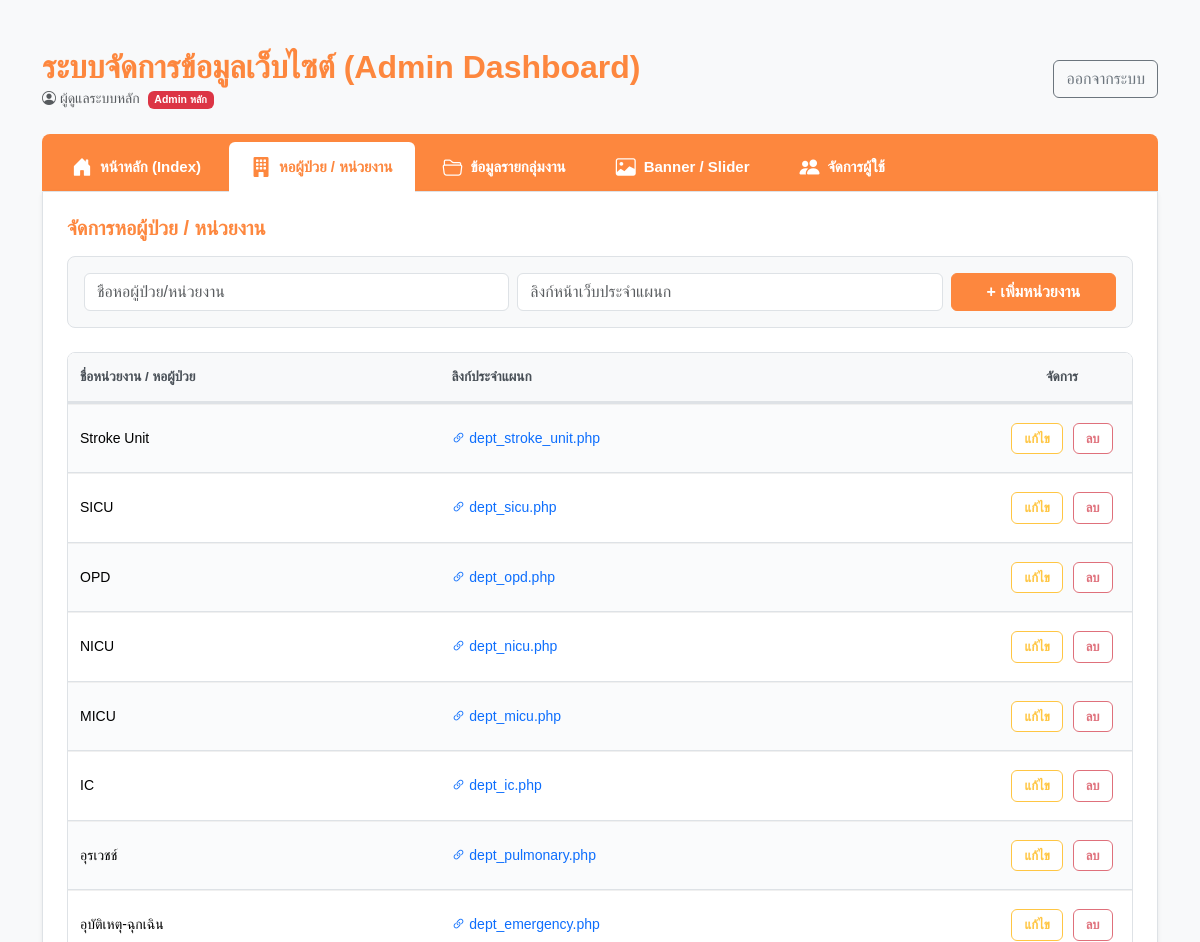
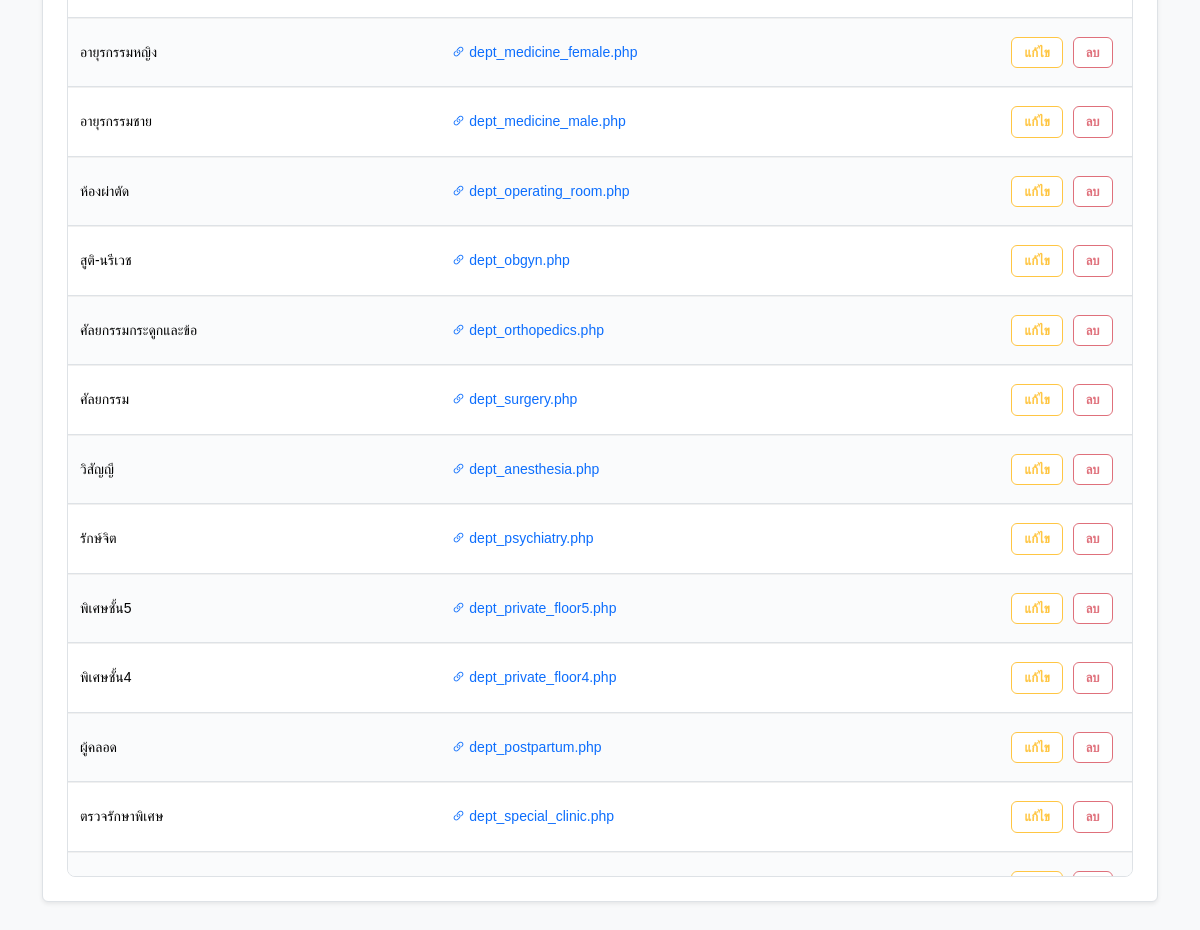
Screenshot of /admin.php?tab=departments (signed in) with the database file from the repository (2 pictures, top to bottom).
### tables this page shows
CREATE TABLE IF NOT EXISTS `departments` (
  `id` int NOT NULL AUTO_INCREMENT,
  `name` varchar(255) NOT NULL,
  `link_url` varchar(255) DEFAULT NULL,
  PRIMARY KEY (`id`)
);

### admin.php (the view, shortened to what this page needs)
<?php
require_once 'connect.php';
$user_role     = $_SESSION['role'] ?? 'main';
$user_dept_id  = $_SESSION['department_id'] ?? null;
$is_main_admin = ($user_role === 'main');
$is_dept_admin = ($user_role === 'dept' && $user_dept_id);
if ($is_dept_admin) {
    $active_tab = 'dept_contents';
    $_GET['dept_id'] = $user_dept_id;
} else {
    $active_tab = $_GET['tab'] ?? 'index_page';
}
$department_content_sections = [
    'knowledge'       => 'ข่าวประชาสัมพันธ์ / เกร็ดความรู้',
    'structure'       => 'โครงสร้างการบริหารงาน',
    'personnel'       => 'ทำเนียบบุคลากร',
    'service'         => 'การให้บริการต่างๆ',
    'service_profile' => 'Service Profile',
    'indicator'       => 'ตัวชี้วัด',
    'academic'        => 'ผลงานวิจัย / วิชาการ',
    'wi'              => 'WI / SP'
];
$general_content_sections = [
    'vision_mission'    => 'วิสัยทัศน์ / พันธกิจ',
    'nurse_roster'      => 'ทำเนียบพยาบาล',
    'executives'        => 'ทำเนียบหัวหน้ากลุ่มงาน',
    'ward_heads'        => 'ทำเนียบหัวหน้างาน',
    'org_structure'     => 'โครงสร้างบริหาร',
    'regulations'       => 'คู่มือบริหาร',
    'plans_projects'    => 'แผนยุทธศาสตร์การพยาบาล',
    'staff_dev_plan'    => 'แผนพัฒนาบุคลากร',
    'risk_management'   => 'บริหารความเสี่ยง',
    'nursing_ethics'    => 'จริยธรรมการพยาบาล',
    'dataset'           => 'Data set',
    'downloads'         => 'เอกสารดาวน์โหลด',
    'kpi'               => 'ตัวชี้วัดคุณภาพ',
    'service_profile'   => 'Service profile',
    'cpg'               => 'CNPG',
    'wi'                => 'WI',
    'research'          => 'วิจัย',
    'staffing'          => 'อัตรากำลัง',
    'workload'          => 'ภาระงาน',
    'meeting_reports'   => 'รายงานการประชุม',
    'infection_control' => 'IC / การป้องกันการติดเชื้อ',
    'knowledge_base'    => 'คลังความรู้ / KM',
    'patient_safety'    => 'Patient Safety',
    'training'          => 'อบรม / สัมมนา',
];
$index_page_groups = [
    'เกี่ยวกับกลุ่มงาน' => [
        'idx_vision_mission' => 'วิสัยทัศน์ / พันธกิจ',
        'idx_nurse_roster'   => 'ทำเนียบพยาบาล',
        'idx_executives'     => 'ทำเนียบหัวหน้ากลุ่มงาน',
        'idx_ward_heads'     => 'ทำเนียบหัวหน้างาน',
    ],
    'งานบริหาร' => [
        'idx_org_structure'   => 'โครงสร้างบริหาร',
        'idx_regulations'     => 'คู่มือบริหาร',
        'idx_plans_projects'  => 'แผนยุทธศาสตร์การพยาบาล',
        'idx_staff_dev_plan'  => 'แผนพัฒนาบุคลากร',
        'idx_risk_management' => 'บริหารความเสี่ยง',
        'idx_nursing_ethics'  => 'จริยธรรมการพยาบาล',
    ],
    'งานวิชาการ' => [
        'idx_dataset'   => 'Data set',
        'idx_downloads' => 'เอกสารดาวน์โหลด',
    ],
    'คุณภาพการพยาบาล' => [
        'idx_kpi'             => 'ตัวชี้วัดคุณภาพ',
        'idx_service_profile' => 'Service profile',
        'idx_cpg'             => 'CNPG',
        'idx_wi'              => 'WI',
        'idx_research'        => 'วิจัย',
    ],
    'งานสารสนเทศ' => [
        'idx_staffing'  => 'อัตรากำลัง',
        'idx_workload'  => 'ภาระงาน',
    ],
    'ข่าวสารประชาสัมพันธ์' => [
        'idx_news'            => 'ข่าวสาร',
        'idx_meeting_reports' => 'รายงานการประชุม',
    ],
];
$index_page_sections = [];
foreach ($index_page_groups as $items) {
    $index_page_sections = array_merge($index_page_sections, $items);
}
$conn->exec("CREATE TABLE IF NOT EXISTS department_contents (
    id INT AUTO_INCREMENT PRIMARY KEY,
    department_id INT NULL,
    section VARCHAR(50) NOT NULL,
    title VARCHAR(255) NOT NULL,
    content TEXT NULL,
    file_name TEXT NULL,
    link_url VARCHAR(500) NULL,
    sort_order INT NOT NULL DEFAULT 1,
    created_at TIMESTAMP DEFAULT CURRENT_TIMESTAMP,
    INDEX idx_department_section (department_id, section)
) ENGINE=InnoDB DEFAULT CHARSET=utf8mb4");
try {
    $conn->exec("ALTER TABLE department_contents MODIFY department_id INT NULL");
} catch (Exception $e) { }
try {
    $conn->exec("ALTER TABLE department_contents MODIFY file_name TEXT NULL");
} catch (Exception $e) { }
$conn->exec("CREATE TABLE IF NOT EXISTS banners (
    id INT AUTO_INCREMENT PRIMARY KEY,
    department_id INT NULL,
    title VARCHAR(255) NOT NULL,
    subtitle TEXT NULL,
    image_name VARCHAR(500) NULL,
    link_url VARCHAR(500) NULL,
    sort_order INT NOT NULL DEFAULT 1,
    is_active TINYINT(1) NOT NULL DEFAULT 1,
    created_at TIMESTAMP DEFAULT CURRENT_TIMESTAMP
) ENGINE=InnoDB DEFAULT CHARSET=utf8mb4");
try {
    $conn->exec("ALTER TABLE banners ADD COLUMN department_id INT NULL AFTER id");
} catch (Exception $e) { }
$dept_items         = [];
$all_depts        = $conn->query("SELECT * FROM departments ORDER BY id ASC")->fetchAll(PDO::FETCH_ASSOC);
$selected_dept_id = $is_dept_admin
    ? (int)$user_dept_id
    : (int)($_GET['dept_id'] ?? ($all_depts[0]['id'] ?? 0));
$selected_section       = (string)($_GET['section'] ?? '');
$selected_is_general    = $is_main_admin && strpos($selected_section, 'g_') === 0 && isset($general_content_sections[substr($selected_section, 2)]);
$selected_general_slug  = $selected_is_general ? substr($selected_section, 2) : '';
$selected_dept_section  = (!$selected_is_general && $selected_section !== '' && isset($department_content_sections[$selected_section])) ? $selected_section : '';
$selected_idx_section = (string)($_GET['idx_section'] ?? '');
$selected_idx_section = isset($index_page_sections[$selected_idx_section]) ? $selected_idx_section : '';
if ($active_tab == 'index_page') {
    if ($selected_idx_section !== '') {
        $stmt = $conn->prepare("SELECT * FROM department_contents WHERE department_id IS NULL AND section = :section ORDER BY sort_order ASC, id DESC");
        $stmt->execute([':section' => $selected_idx_section]);
    } else {
        $idx_keys = array_keys($index_page_sections);
        $placeholders = implode(',', array_fill(0, count($idx_keys), '?'));
        $stmt = $conn->prepare("SELECT * FROM department_contents WHERE department_id IS NULL AND section IN ($placeholders) ORDER BY section ASC, sort_order ASC, id DESC");
        $stmt->execute($idx_keys);
    }
    $index_page_items = $stmt->fetchAll(PDO::FETCH_ASSOC);
} elseif ($active_tab == 'news') {
    $news_items = $conn->query("SELECT * FROM news ORDER BY id DESC")->fetchAll(PDO::FETCH_ASSOC);
} elseif ($active_tab == 'departments') {
    $dept_items = $conn->query("SELECT * FROM departments ORDER BY id DESC")->fetchAll(PDO::FETCH_ASSOC);
} elseif ($active_tab == 'dept_contents' && $selected_is_general) {
    $stmt = $conn->prepare("SELECT dc.*, NULL AS department_name FROM department_contents dc WHERE dc.department_id IS NULL AND dc.section = :section ORDER BY dc.sort_order ASC, dc.id DESC");
    $stmt->execute([':section' => $selected_general_slug]);
    $dept_content_items = $stmt->fetchAll(PDO::FETCH_ASSOC);
} elseif ($active_tab == 'banners') {
    $banner_items = $conn->query("SELECT b.*, d.name AS department_name FROM banners b LEFT JOIN departments d ON d.id = b.department_id ORDER BY b.sort_order ASC, b.id ASC")->fetchAll(PDO::FETCH_ASSOC);
}
?>
<!DOCTYPE html>
<html lang="th">
<head>
    <link href="https://cdn.jsdelivr.net/npm/bootstrap@5.3.3/dist/css/bootstrap.min.css" rel="stylesheet">
    <link rel="stylesheet" href="https://cdn.jsdelivr.net/npm/bootstrap-icons@1.11.0/font/bootstrap-icons.css">
    <link rel="stylesheet" href="https://cdn.jsdelivr.net/npm/flatpickr/dist/flatpickr.min.css">
    <link rel="stylesheet" href="admin.css">
</head>
<body class="bg-light">
<div class="container my-5">
    <div class="d-flex flex-column flex-md-row justify-content-between align-items-start align-items-md-center mb-4 gap-3">
        <div>
            <h2 class="mb-0 text-hospital fw-bold">ระบบจัดการข้อมูลเว็บไซต์ (Admin Dashboard)</h2>
            <small class="text-muted">
                <i class="bi bi-person-circle"></i>
                <?= htmlspecialchars($_SESSION['display_name'] ?? $_SESSION['username']) ?>
                <?php if ($is_main_admin): ?>
                    <span class="badge bg-danger ms-1">Admin หลัก</span>
                <?php else: ?>
                    <span class="badge-orange-style ms-1">Admin แผนก</span>
                <?php endif; ?>
            </small>
        </div>
        <div class="d-flex gap-2">
            <a href="logout.php" class="btn btn-outline-secondary">ออกจากระบบ</a>
        </div>
    </div>
    <ul class="nav nav-tabs" id="hospitalTabs">
        <?php if ($is_main_admin): ?>
        <li class="nav-item">
            <a class="nav-link <?= $active_tab == 'index_page' ? 'active' : '' ?>" href="?tab=index_page">
                <i class="bi bi-house-door-fill fs-5 icon-news"></i> หน้าหลัก (Index)
            </a>
        </li>
        <?php endif; ?>
        <?php if ($is_main_admin): ?>
        <li class="nav-item">
            <a class="nav-link <?= $active_tab == 'departments' ? 'active' : '' ?>" href="?tab=departments">
                <i class="bi bi-building-fill fs-5 icon-dept"></i> หอผู้ป่วย / หน่วยงาน
            </a>
        </li>
        <?php endif; ?>
        <li class="nav-item">
            <a class="nav-link <?= $active_tab == 'dept_contents' ? 'active' : '' ?>" href="?tab=dept_contents">
                <i class="bi bi-folder2-open fs-5 icon-dept"></i> ข้อมูลรายกลุ่มงาน
            </a>
        </li>
        <?php if ($is_main_admin): ?>
        <li class="nav-item">
            <a class="nav-link <?= $active_tab == 'banners' ? 'active' : '' ?>" href="?tab=banners">
                <i class="bi bi-image fs-5"></i> Banner / Slider
            </a>
        </li>
        <li class="nav-item">
            <a class="nav-link <?= $active_tab == 'users' ? 'active' : '' ?>" href="?tab=users">
                <i class="bi bi-people-fill fs-5"></i> จัดการผู้ใช้
            </a>
        </li>
        <?php endif; ?>
    </ul>
    <div class="tab-content bg-white p-4 border rounded-bottom shadow-sm">
        <?php if($active_tab == 'departments'): ?>
        <div>
            <h5 class="text-hospital mb-3 fw-bold">จัดการหอผู้ป่วย / หน่วยงาน</h5>
            <form action="admin.php?tab=departments" method="POST" class="admin-form-container">
                <div class="row g-2 align-items-end">
                    <div class="col-md-5"><input type="text" name="name" class="form-control" placeholder="ชื่อหอผู้ป่วย/หน่วยงาน" required></div>
                    <div class="col-md-5"><input type="url" name="link_url" class="form-control" placeholder="ลิงก์หน้าเว็บประจำแผนก"></div>
                    <div class="col-md-2"><button type="submit" class="btn btn-hospital-orange w-100">+ เพิ่มหน่วยงาน</button></div>
                </div>
            </form>
            <div class="admin-table-scroll mt-4">
            <table class="table align-middle mb-0" style="min-width: 600px;">
                <thead><tr><th>ชื่อหน่วยงาน / หอผู้ป่วย</th><th>ลิงก์ประจำแผนก</th><th style="white-space: nowrap; width: 140px;">จัดการ</th></tr></thead>
                <tbody>
                    <?php foreach($dept_items as $row):
                        $dept_link = $row['link_url'] ?? '';
                    ?>
                    <tr>
                        <td><?= htmlspecialchars($row['name']) ?></td>
                        <td style="max-width: 320px; overflow: hidden; text-overflow: ellipsis; white-space: nowrap;">
                            <?php if(!empty($dept_link)): ?>
                                <i class="bi bi-link-45deg text-primary"></i>
                                <a href="<?= htmlspecialchars($dept_link) ?>" target="_blank" class="text-decoration-none" title="<?= htmlspecialchars($dept_link) ?>"><?= htmlspecialchars($dept_link) ?></a>
                            <?php else: ?>
                                <span class="text-muted small">ไม่ได้ระบุลิงก์</span>
                            <?php endif; ?>
                        </td>
                        <td style="white-space: nowrap; width: 140px;">
                            <button class="btn btn-outline-edit-style btn-sm me-1" onclick='editDept(<?= (int)$row["id"] ?>, <?= json_encode($row["name"], JSON_HEX_TAG|JSON_HEX_APOS|JSON_HEX_QUOT|JSON_HEX_AMP|JSON_UNESCAPED_UNICODE) ?>, <?= json_encode($dept_link, JSON_HEX_TAG|JSON_HEX_APOS|JSON_HEX_QUOT|JSON_HEX_AMP|JSON_UNESCAPED_UNICODE) ?>)'>แก้ไข</button>
                            <a href="admin.php?tab=departments&del_dept=<?= $row['id'] ?>" class="btn btn-outline-delete-style btn-sm" onclick="return confirm('คุณแน่ใจหรือไม่ว่าต้องการลบข้อมูลนี้?')">ลบ</a>
                        </td>
                    </tr>
                    <?php endforeach; ?>
                </tbody>
            </table>
            </div>
        </div>
        <?php endif; ?>
    </div></div>
</body>
</html>

### admin.css (style rules this page uses)
:root { --hospital-orange: #fd873e; --hospital-orange-active: #fd873e; --btn-edit-yellow: #ffc643; --btn-delete-red: #df707b; --modal-btn-cancel-bg: #ffffff; --modal-btn-cancel-border: #6c757d; --modal-btn-cancel-text: #495057; --modal-btn-cancel-hover-bg: #f8f9fa; }
body { font-family: sans-serif; }
.text-hospital { color: var(--hospital-orange) !important; }
.nav-tabs { background-color: var(--hospital-orange) !important; padding: 8px 8px 0 8px; border-radius: 8px 8px 0 0; border-bottom: none !important; display: flex; align-items: flex-end; }
.nav-tabs .nav-link { color: #ffffff !important; font-weight: bold; font-size: 15px; border: none !important; padding: 10px 22px; margin-right: 6px; border-radius: 6px 6px 0 0; transition: all 0.2s ease; display: flex; align-items: center; gap: 8px; }
.nav-tabs .icon-news { color: #ffffff !important; }
.nav-tabs .icon-dept { color: #ffffff !important; }
.nav-tabs .nav-link.active { background-color: #ffffff !important; color: var(--hospital-orange) !important; }
.nav-tabs .nav-link.active .icon-news, .nav-tabs .nav-link.active .icon-events, .nav-tabs .nav-link.active .icon-dept { color: var(--hospital-orange) !important; }
.admin-form-container { background-color: #f8f9fa !important; padding: 16px !important; border: 1px solid #dee2e6 !important; border-radius: 8px !important; margin-top: 16px; margin-bottom: 16px; }
.admin-table-scroll { max-height: 62vh; overflow: auto; border: 1px solid #dee2e6; border-radius: 8px; background: #ffffff; }
.admin-table-scroll table { min-width: 980px; }
.admin-table-scroll thead th { position: sticky; top: 0; z-index: 2; background: #ffffff; box-shadow: inset 0 -1px 0 #dee2e6; }
.btn-outline-edit-style { background-color: #fff !important; color: var(--btn-edit-yellow) !important; border: 1.5px solid var(--btn-edit-yellow) !important; font-weight: bold; padding: 4px 12px; border-radius: 6px; transition: all 0.2s ease; }
.btn-outline-delete-style { background-color: #fff !important; color: var(--btn-delete-red) !important; border: 1.5px solid var(--btn-delete-red) !important; font-weight: bold; padding: 4px 12px; border-radius: 6px; transition: all 0.2s ease; }
.btn-hospital-orange { background-color: var(--hospital-orange) !important; border-color: var(--hospital-orange) !important; color: white !important; font-weight: bold; }

### admin.php (style rules this page uses)
.admin-table-scroll table { border-collapse: separate; border-spacing: 0; }
.admin-table-scroll table thead th { background-color: #f8f9fa !important; color: #495057; font-size: 13.5px; font-weight: 700; padding: 14px 12px !important; border-bottom: 2px solid #dee2e6 !important; border-top: none !important; white-space: nowrap; vertical-align: middle; }
.admin-table-scroll table tbody td { padding: 16px 12px !important; vertical-align: middle; border-top: 1px solid #f0f0f0 !important; word-break: break-word; overflow-wrap: anywhere; font-size: 14px; }
.admin-table-scroll table tbody tr:nth-of-type(odd) td { background-color: #fafbfc; }
.admin-table-scroll table tbody tr:nth-of-type(even) td { background-color: #ffffff; }
.admin-table-scroll table td:first-child { max-width: 480px; }
.admin-table-scroll table td.actions-cell, .admin-table-scroll table th.actions-cell, .admin-table-scroll table td:last-child, .admin-table-scroll table th:last-child { white-space: nowrap; min-width: 130px; text-align: center; }
.admin-table-scroll table .btn-sm { margin: 2px; padding: 5px 12px; font-size: 13px; font-weight: 600; }
.admin-table-scroll a { text-decoration: none; }

### rows the page displays
departments: name "Stroke Unit", link_url "dept_stroke_unit.php"
departments: name "SICU", link_url "dept_sicu.php"
departments: name "OPD", link_url "dept_opd.php"
departments: name "NICU", link_url "dept_nicu.php"
departments: name "MICU", link_url "dept_micu.php"
departments: name "IC", link_url "dept_ic.php"
departments: name "อุรเวชช์", link_url "dept_pulmonary.php"
departments: name "อุบัติเหตุ-ฉุกเฉิน", link_url "dept_emergency.php"
departments: name "อายุรกรรมหญิง", link_url "dept_medicine_female.php"
departments: name "อายุรกรรมชาย", link_url "dept_medicine_male.php"
departments: name "ห้องผ่าตัด", link_url "dept_operating_room.php"
departments: name "สูติ-นรีเวช", link_url "dept_obgyn.php"
departments: name "ศัลยกรรมกระดูกและข้อ", link_url "dept_orthopedics.php"
departments: name "ศัลยกรรม", link_url "dept_surgery.php"
departments: name "วิสัญญี", link_url "dept_anesthesia.php"
departments: name "รักษ์จิต", link_url "dept_psychiatry.php"
departments: name "พิเศษชั้น5", link_url "dept_private_floor5.php"
departments: name "พิเศษชั้น4", link_url "dept_private_floor4.php"
departments: name "ผู้คลอด", link_url "dept_postpartum.php"
departments: name "ตรวจรักษาพิเศษ", link_url "dept_special_clinic.php"

### other values shown
$_SESSION['display_name'] "ผู้ดูแลระบบหลัก"
